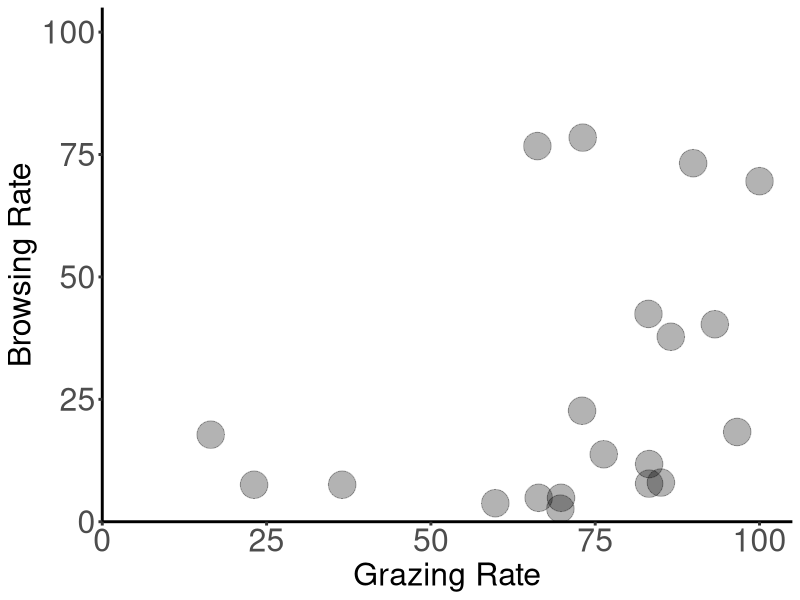

Generate this figure with R:
# Script to produce Figure 2 

# Figure 2 shows spatial covariation between grazing and browsing rates across the twenty sites. Values are the same site averages shown in Fig. 1. 

# Packages -----
library(tidyverse)
library(readr)
library(ggplot2)
library(cowplot)
library(ggrepel)

# Data ------
siteDat <- read_csv("data/siteDat_2017_25.10.2021.csv")
siteDat$Grazing[16] <- 85

# For site 166, increase grazing rate from 83.3 to 85 so site 166 and site 152 aren't overlapping. Note: this data point is only adjusted for a "jittering" effect in this figure (analyses uses the actual value) so that the two sites don't overlap in the plot.



# Plot -----
ggplot(siteDat, 
       aes(x= Grazing,
           y = PercConsumed)) +
  geom_point(size = 9, alpha = 0.3, colour = "black") +
  #geom_jitter(size = 7, alpha = 0.3, width = 0.5, height = 0.5) +
  # geom_text_repel(label = siteDat$Site) + # Label sites
  xlab("Grazing Rate") +
  ylab("Browsing Rate") +
  scale_x_continuous(expand = c(0, 0), limits = c(0,105)) +
  scale_y_continuous(expand = c(0, 0), limits = c(0,105)) +
  theme_classic() +
  theme(text = element_text(size = 23)) +
  theme(axis.text = element_text(size = 23)) +
  theme(axis.line = element_line(size = 1)) + # axis line
  theme(axis.ticks = element_line(size = (1))) # axis tick marks

